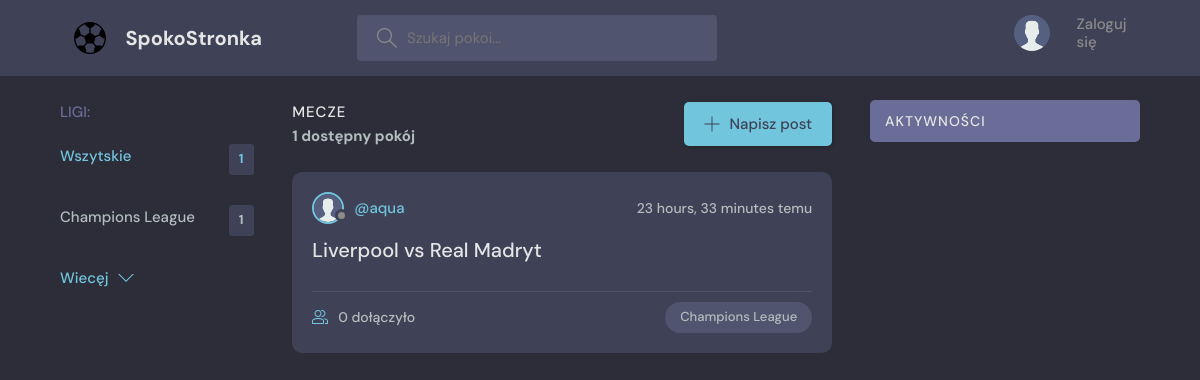
Before: / with the older database file.
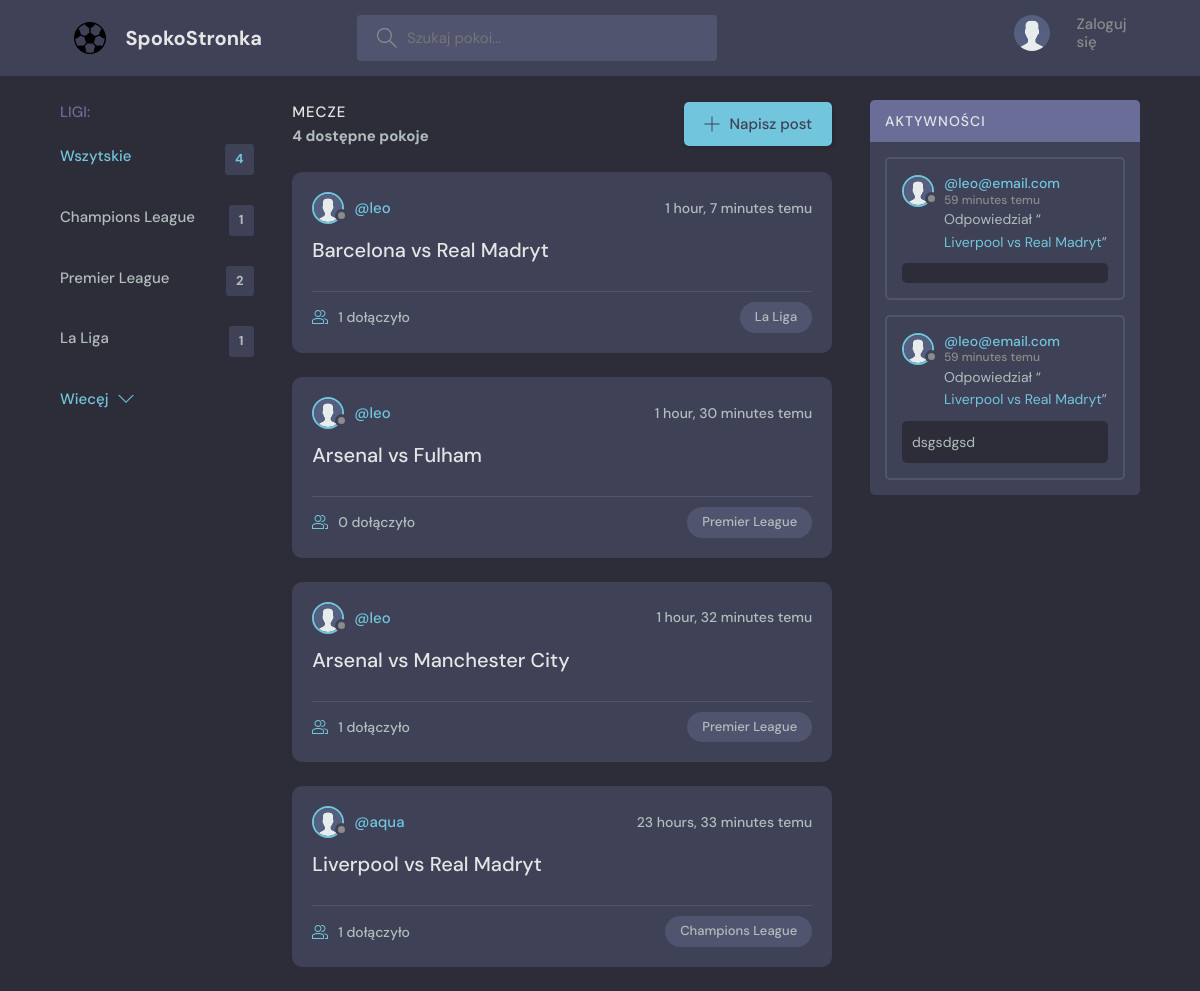
After: the same page with the newer database file.
### baza/models.py (models this page shows, shortened)
class Topic(models.Model):
    objects = None
    name = models.CharField(max_length=200)

class Room(models.Model):
    host = models.ForeignKey(User, on_delete=models.SET_NULL, null=True)
    topic = models.ForeignKey(Topic, on_delete=models.SET_NULL, null=True)
    name = models.CharField(max_length=200)
    description = models.TextField(null=True, blank=True)
    participants = models.ManyToManyField(User, related_name='participants', blank=True)
    updated = models.DateTimeField(auto_now=True)
    created = models.DateTimeField(auto_now_add=True)
    class Meta:
        ordering = ['-updated', '-created']
    def __str__(self):
        return self.name

class User(AbstractUser):
    name = models.CharField(max_length=200, null=True)
    email = models.EmailField(unique=True, null=True)
    bio = models.TextField(null=True)
    avatar = models.ImageField(null=True, default="avatar.svg")
    USERNAME_FIELD = 'email'
    REQUIRED_FIELDS = []

class Message(models.Model):
    user = models.ForeignKey(User, on_delete=models.CASCADE)
    room = models.ForeignKey(Room, on_delete=models.CASCADE)
    body = models.TextField()
    updated = models.DateTimeField(auto_now=True)
    created = models.DateTimeField(auto_now_add=True)
    class Meta:
        ordering = ['-updated', '-created']

### baza/views.py (the view)
# urls.py: path('', views.home, name="home"),
def home(request):
    q = request.GET.get('q') if request.GET.get('q') != None else ''
    rooms = Room.objects.filter(
        Q(topic__name__icontains=q) |
        Q(name__icontains=q) |
        Q(description__icontains=q)
    )
    topics = Topic.objects.all()
    room_count = rooms.count()
    room_messages = Message.objects.filter(
        Q(room__topic__name__icontains=q))
    context = {'rooms': rooms, 'topics': topics,
               'room_count': room_count, 'room_messages': room_messages}
    return render(request, 'baza/home.html', context)

### baza/templates/baza/home.html (shortened to what this page needs)
{% extends 'main.html' %}
{% block content %}
  <main class="layout layout--3">
      <div class="container">
        {% include 'baza/topics_component.html' %}
        <div class="roomList">
          <div class="roomList__header">
             <div>
                <h2>Mecze</h2>
                <div>
                  {% if room_count == 0 %}
                  <h5>Brak pokoi</h5>
                  {% elif room_count == 1 %}
                  <h5>{{room_count}} dostępny pokój</h5>
                  {% elif 2 <= room_count < 5 %}
                  <h5>{{room_count}} dostępne pokoje</h5>
                  {% else %}
                  <h5>{{room_count}} dostępnych pokoi</h5>
                  {% endif %}
                </div>
             </div>
            <a class="btn btn--main" href="{% url 'create-room' %}">
              <svg version="1.1" xmlns="http://www.w3.org/2000/svg" width="32" height="32" viewBox="0 0 32 32">
                <title>add</title>
                <path
                  d="M16.943 0.943h-1.885v14.115h-14.115v1.885h14.115v14.115h1.885v-14.115h14.115v-1.885h-14.115v-14.115z"
                ></path>
              </svg>
              Napisz post</a>
          </div>
          {% include 'baza/feed_component.html' %}
        </div>
        {% include 'baza/activity_component.html' %}
      </div>
    </main>
{% endblock %}

### baza/templates/baza/topics_component.html
<div class="topics">
    <div class="topics__header">
            <h2>Ligi: </h2>
    </div>
    <ul class="topics__list">
        <li>
            <a href="{% url 'home' %}" class="active">Wszytskie <span>{{rooms.count}}</span></a>
        </li>
        {% for topic in topics %}
        <li>
            <a href="{% url 'home'%}?q={{topic.name}}">{{topic.name}}<span>{{topic.room_set.all.count}}</span></a>
        </li>
        {% endfor %}
    </ul>
    <a class="btn btn--link" href="{% url 'topics' %}">
        Wiecęj
        <svg version="1.1" xmlns="http://www.w3.org/2000/svg" width="32" height="32" viewBox="0 0 32 32">
            <title>chevron-down</title>
            <path d="M16 21l-13-13h-3l16 16 16-16h-3l-13 13z"></path>
        </svg>
    </a>
</div>

### baza/templates/baza/feed_component.html (shortened to what this page needs)
{% for room in rooms %}
<div class="roomListRoom">
    <div class="roomListRoom__header">
        <a href="{% url 'user-profile' room.host.id %}" class="roomListRoom__author">
            <div class="avatar avatar--small">
                <img src="{{room.host.avatar.url}}" />
            </div>
            <span>@{{room.host.username}}</span>
        </a>
        <div class="roomListRoom__actions">
            <span>{{room.created|timesince}} temu</span>
        </div>
    </div>
    <div class="roomListRoom__content">
        <a href="{% url 'room' room.id %}">{{room.name}}</a>
    </div>
    <div class="roomListRoom__meta">
        <a href="{% url 'room' room.id %}" class="roomListRoom__joined">
            {{room.participants.all.count}} dołączyło
        </a>
        <p class="roomListRoom__topic">{{room.topic.name}}</p>
    </div>
</div>
{% endfor %}

### baza/templates/baza/activity_component.html (shortened to what this page needs)
<div class="activities">
    <div class="activities__header">
        <h2>Aktywności</h2>
    </div>
    {% for message in room_messages %}
    <div class="activities__box">
        <div class="activities__boxHeader roomListRoom__header">
            <a href="{% url 'user-profile' message.user.id %}" class="roomListRoom__author">
                <div class="avatar avatar--small">
                  <img src="{{message.user.avatar.url}}" />
                </div>
                <p>
                  @{{message.user}}
                  <span>{{message.created|timesince}} temu</span>
                </p>
            </a>
        </div>
        <div class="activities__boxContent">
            <p>Odpowiedział “<a href="{% url 'room' message.room.id %}">{{message.room}}</a>”</p>
            <div class="activities__boxRoomContent">
                {{message.body}}
            </div>
        </div>
    </div>
    {% endfor %}
</div>

Changed rows visible on the page:
added Topic: name "Premier League", room_set.all.count "2"
added Topic: name "La Liga", room_set.all.count "1"
added Room: host.avatar (placeholder picture), host.username "leo", created "1 hour, 7 minutes", name "Barcelona vs Real Madryt", participants.all.count "1", topic.name "La Liga"
added Room: host.avatar (placeholder picture), host.username "leo", created "1 hour, 30 minutes", name "Arsenal vs Fulham", participants.all.count "0", topic.name "Premier League"
added Room: host.avatar (placeholder picture), host.username "leo", created "1 hour, 32 minutes", name "Arsenal vs Manchester City", participants.all.count "1", topic.name "Premier League"
computed for Room "Liverpool vs Real Madryt": participants.all.count "0" → "1"
added Message: user.avatar (placeholder picture), user "leo@email.com", created "59 minutes", room "Liverpool vs Real Madryt"
added Message: user.avatar (placeholder picture), user "leo@email.com", created "59 minutes", room "Liverpool vs Real Madryt", body "dsgsdgsd"
Other visible differences:
{{ rooms.count }}: "1" → "4"
{{ room_count }}: (not shown) → "4"
{{ room_count }}: "1" → (not shown)
text no longer shown: "dostępny pokój"
text now shown: "dostępne pokoje"
